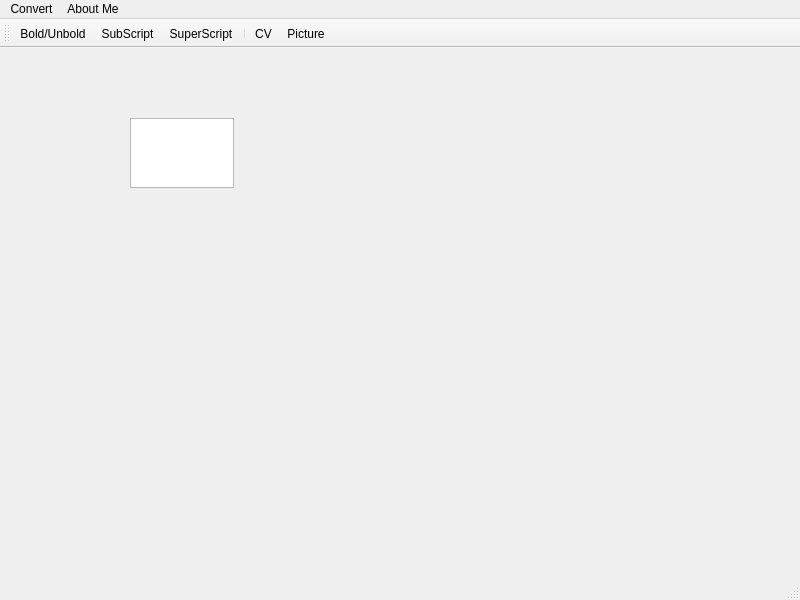
<?xml version="1.0" encoding="UTF-8"?>
<ui version="4.0">
 <class>MainWindow</class>
 <widget class="QMainWindow" name="MainWindow">
  <property name="geometry">
   <rect>
    <x>0</x>
    <y>0</y>
    <width>800</width>
    <height>600</height>
   </rect>
  </property>
  <property name="windowTitle">
   <string>MainWindow</string>
  </property>
  <widget class="QWidget" name="centralwidget">
   <widget class="QTextEdit" name="textEdit">
    <property name="geometry">
     <rect>
      <x>130</x>
      <y>70</y>
      <width>104</width>
      <height>70</height>
     </rect>
    </property>
   </widget>
  </widget>
  <widget class="QMenuBar" name="menubar">
   <property name="geometry">
    <rect>
     <x>0</x>
     <y>0</y>
     <width>800</width>
     <height>21</height>
    </rect>
   </property>
   <widget class="QMenu" name="menuConvert">
    <property name="title">
     <string>Convert</string>
    </property>
    <addaction name="actionBold_Unbold_Ctrl_b"/>
    <addaction name="actionSubScript"/>
    <addaction name="actionSuperScript"/>
   </widget>
   <widget class="QMenu" name="menuAbout_Me">
    <property name="title">
     <string>About Me</string>
    </property>
    <addaction name="actionCV"/>
    <addaction name="actionPicture"/>
   </widget>
   <addaction name="menuConvert"/>
   <addaction name="menuAbout_Me"/>
  </widget>
  <widget class="QStatusBar" name="statusbar"/>
  <widget class="QToolBar" name="toolBar">
   <property name="windowTitle">
    <string>toolBar</string>
   </property>
   <attribute name="toolBarArea">
    <enum>TopToolBarArea</enum>
   </attribute>
   <attribute name="toolBarBreak">
    <bool>false</bool>
   </attribute>
   <addaction name="actionBold_Unbold_Ctrl_b"/>
   <addaction name="actionSubScript"/>
   <addaction name="actionSuperScript"/>
   <addaction name="separator"/>
   <addaction name="actionCV"/>
   <addaction name="actionPicture"/>
  </widget>
  <action name="actionBold_Unbold_Ctrl_b">
   <property name="checkable">
    <bool>true</bool>
   </property>
   <property name="checked">
    <bool>false</bool>
   </property>
   <property name="icon">
    <iconset resource="AppResources.qrc">
     <normaloff>:/Images/Bold.png</normaloff>:/Images/Bold.png</iconset>
   </property>
   <property name="text">
    <string>Bold/Unbold</string>
   </property>
   <property name="whatsThis">
    <string>To Bold/ Unbold Text</string>
   </property>
   <property name="shortcut">
    <string>Ctrl+B</string>
   </property>
  </action>
  <action name="actionSubScript">
   <property name="checkable">
    <bool>true</bool>
   </property>
   <property name="checked">
    <bool>false</bool>
   </property>
   <property name="icon">
    <iconset resource="AppResources.qrc">
     <normaloff>:/Images/images - Copy.png</normaloff>:/Images/images - Copy.png</iconset>
   </property>
   <property name="text">
    <string>SubScript</string>
   </property>
   <property name="whatsThis">
    <string>click to SubScript text</string>
   </property>
   <property name="shortcut">
    <string>Ctrl+I</string>
   </property>
  </action>
  <action name="actionSuperScript">
   <property name="checkable">
    <bool>true</bool>
   </property>
   <property name="icon">
    <iconset resource="AppResources.qrc">
     <normaloff>:/Images/images1.png</normaloff>:/Images/images1.png</iconset>
   </property>
   <property name="text">
    <string>SuperScript</string>
   </property>
   <property name="whatsThis">
    <string>click to SuperScript text</string>
   </property>
   <property name="shortcut">
    <string>Ctrl+J</string>
   </property>
  </action>
  <action name="actionCV">
   <property name="icon">
    <iconset resource="AppResources.qrc">
     <normaloff>:/Images/Cv.png</normaloff>:/Images/Cv.png</iconset>
   </property>
   <property name="text">
    <string>CV</string>
   </property>
   <property name="whatsThis">
    <string>CV</string>
   </property>
  </action>
  <action name="actionPicture">
   <property name="icon">
    <iconset resource="AppResources.qrc">
     <normaloff>:/Images/DP.png</normaloff>:/Images/DP.png</iconset>
   </property>
   <property name="text">
    <string>Picture</string>
   </property>
   <property name="whatsThis">
    <string>My photo</string>
   </property>
  </action>
 </widget>
 <resources>
  <include location="AppResources.qrc"/>
 </resources>
 <connections/>
</ui>
